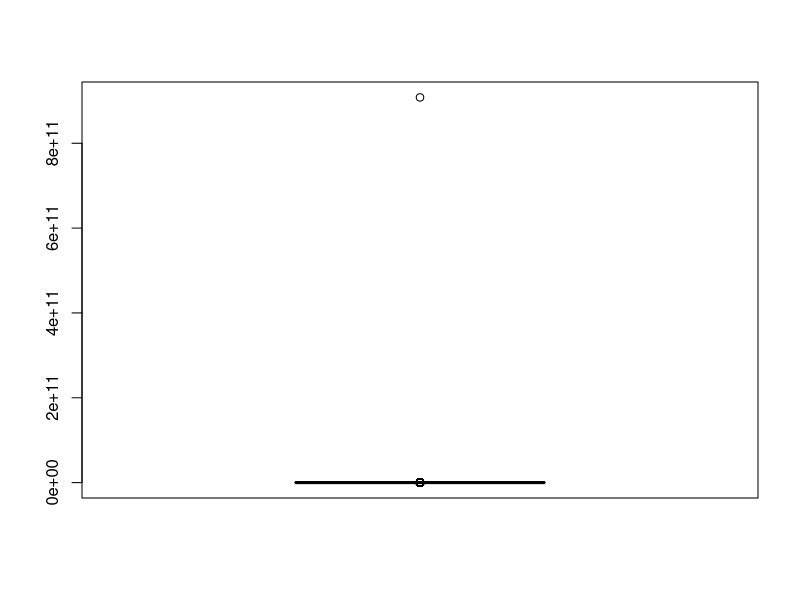
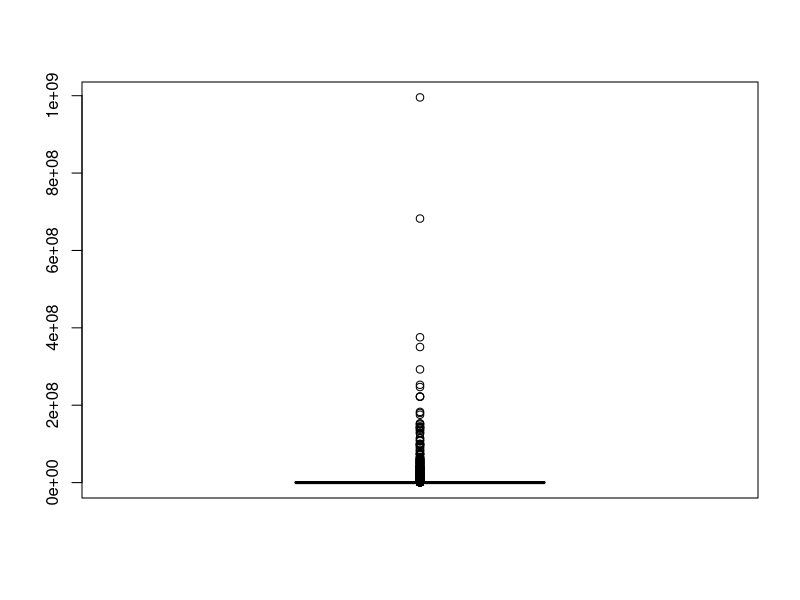
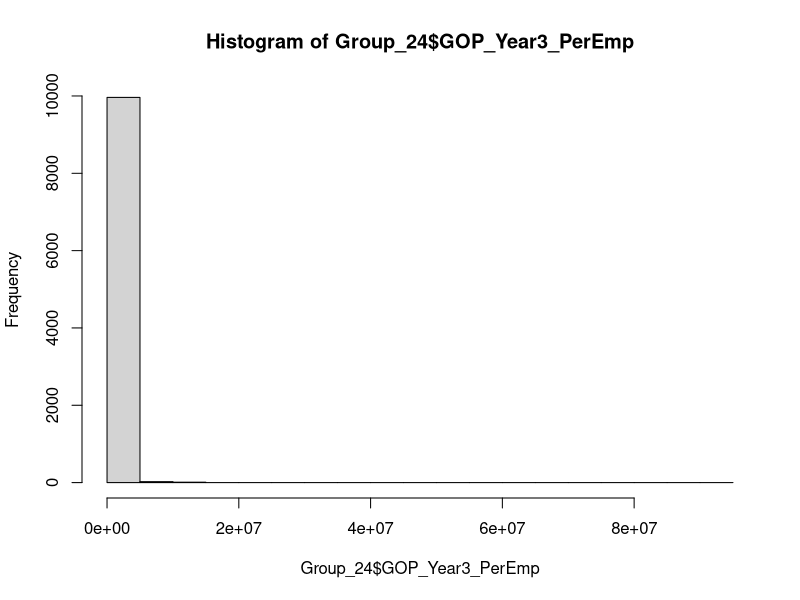
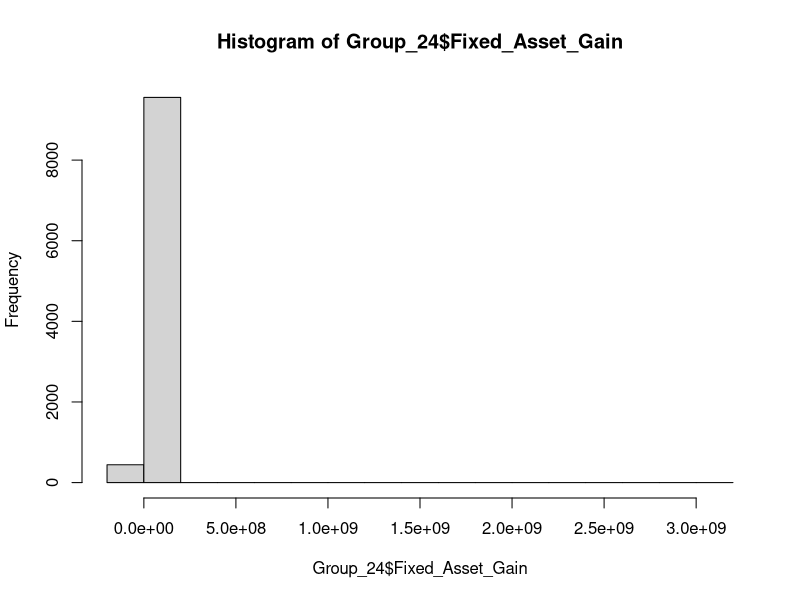

These charts were generated, in order, by the following R code:
## ---- chunk 1
knitr::opts_chunk$set(echo = TRUE)
library(scales)
Group_24 = read.csv("SA1_Group_24.csv")
## ---- chunk 2
boxplot(Group_24$GOP_Year3)
## ---- chunk 3
GOP_Year3_OutliersRemoved = Group_24$GOP_Year3[!Group_24$GOP_Year3 %in% max(Group_24$GOP_Year3)]
Group_24 = Group_24[!Group_24$GOP_Year3 == max(Group_24$GOP_Year3),]

## ---- chunk 4
boxplot(GOP_Year3_OutliersRemoved)
## ---- chunk 5
mean(GOP_Year3_OutliersRemoved)
## ---- chunk 6
sd(GOP_Year3_OutliersRemoved)
## ---- chunk 7
t.test(GOP_Year3_OutliersRemoved, conf.level = 0.95)
## ---- chunk 8
Group_24[['GOP_Year3_PerEmp']] = Group_24[['GOP_Year3']]/Group_24[['EMP_TOTAL']]
## ---- chunk 9
Group_24[['Fixed_Asset_Gain']] = Group_24[['MKT_VAL_FA']] - Group_24[['ORI_PURC_VAL_PM']]
## ---- chunk 10
mean(Group_24$GOP_Year3_PerEmp)
## ---- chunk 11
sd(Group_24$GOP_Year3_PerEmp)
## ---- chunk 12
t.test(Group_24$GOP_Year3_PerEmp, conf.level = 0.99)
## ---- chunk 13
mean(Group_24$Fixed_Asset_Gain)
## ---- chunk 14
sd(Group_24$Fixed_Asset_Gain)
## ---- chunk 15
t.test(Group_24$Fixed_Asset_Gain, conf.level = 0.99)
## ---- chunk 16
nrow(Group_24[Group_24$UNIT_TYPE == 2,])
## ---- chunk 17
prob_sssbe = nrow(Group_24[Group_24$UNIT_TYPE == 2,])/nrow(Group_24)
prob_sssbe
## ---- chunk 18
mean_GOP_Year3_PerEmp = mean(Group_24$GOP_Year3_PerEmp)
mean_GOP_Year3_PerEmp
## ---- chunk 19
prob_good = nrow(Group_24[Group_24$GOP_Year3_PerEmp >= mean_GOP_Year3_PerEmp,])/nrow(Group_24)
prob_good
## ---- chunk 20
Group_24$goodPerformance <- with(Group_24, ifelse(Group_24$GOP_Year3_PerEmp >= 
                                                    mean_GOP_Year3_PerEmp, 
                                                  'GOOD', 'BAD'))
## ---- chunk 21
table(Group_24$UNIT_TYPE, Group_24$goodPerformance)
## ---- chunk 22
71/9999
## ---- chunk 23
table(Group_24$UNIT_TYPE, Group_24$goodPerformance)
## ---- chunk 24
label_percent(accuracy = 0.001)(71/2125)
## ---- chunk 25
t.test(Group_24$VOE_Year3 ,mu = 87300, alternative = "greater")
## ---- chunk 26
z_SSSBE = (((nrow(Group_24[Group_24$UNIT_TYPE == 2,]))/nrow(Group_24))-0.25) / 
  sqrt(0.25*(1-0.25)/nrow(Group_24))
z_SSSBE
## ---- chunk 27
z_SSI = (((nrow(Group_24[Group_24$UNIT_TYPE == 1,]))/nrow(Group_24))-0.25) / 
  sqrt(0.25*(1-0.25)/nrow(Group_24))
z_SSI
## ---- chunk 28
z_SSSBE_men = (((nrow(Group_24[Group_24$MAN_BY == 1,]))/nrow(Group_24))-0.50) / 
  (sqrt(0.50*(1-0.50)/(nrow(Group_24[Group_24$UNIT_TYPE == 2,]))))

z_SSSBE_men
## ---- chunk 29
hist(Group_24$GOP_Year3_PerEmp)
hist(Group_24$Fixed_Asset_Gain)
